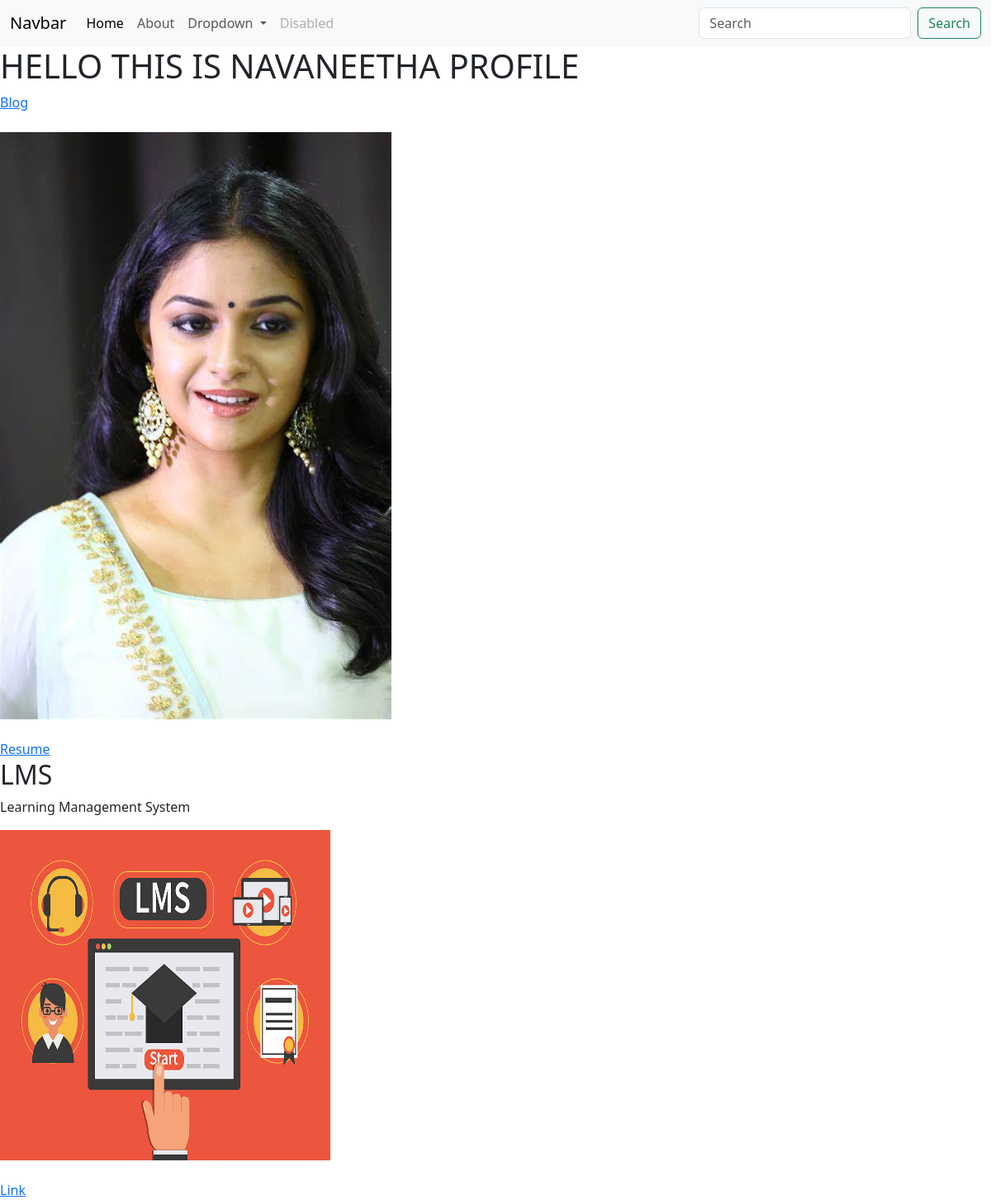
The page / on the database its author committed.
### portfolio/models.py (models this page shows)
class Project(models.Model):
    title=models.CharField(max_length=100)
    description=models.CharField(max_length=250)
    image=models.ImageField(upload_to='portfolio/images/')
    url=models.URLField(blank=True)

### portfolio/views.py (the view)
# urls.py: 2. Add a URL to urlpatterns:  path('', views.home, name='home')
def home(request):
    projects=Project.objects.all()
    return render(request, 'portfolio/home.html',{'projects':projects})

### portfolio/templates/portfolio/home.html
{% extends 'portfolio/base.html' %}
{% block content %}
    <h1>HELLO THIS IS NAVANEETHA PROFILE</h1>
{% load static %}
<a href="{% url 'blog:all_blogs'%}">Blog</a>
<br><br>
<img src="{% static 'portfolio/keerthi.jpg' %}">
<br><br>
<a href="{% static 'portfolio/ProjectDocument_Navaneetha V_Signed.pdf' %}">Resume</a>
{% for project in projects %}
<h2>{{ project.title }}</h2>
<p>{{ project.description }}</p>
<img src="{{ project.image.url}}" height="400" width="400">
{% if project.url %}
<br><br>
<a href="{{ project.url }}">Link</a>
{% endif %}
{% endfor %}
{% endblock %}

### rows shown on the page
Project: title "LMS", description "Learning Management System", image (picture)
